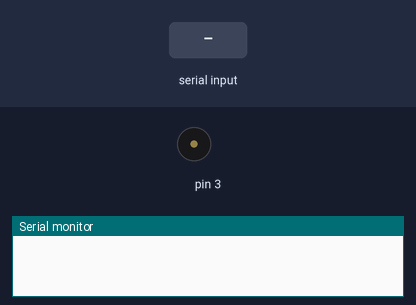
This sketch was run on a simulated Arduino Uno, built with avr-gcc and run on an emulated ATmega328P. On the bench: buzzer (waves = sounding), the last lines printed to the serial monitor. The test bench sets the inputs (shaded band).

Above: at 1.2 s.
1.3 s: "c" received over Serial
At 2.1 s:
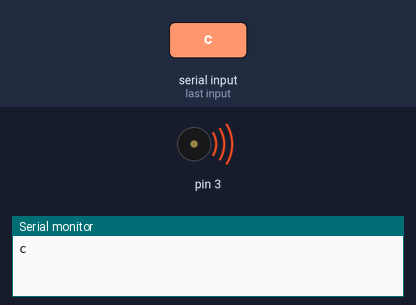
3.8 s: byte 70 ('F') received over Serial
At 5.2 s:
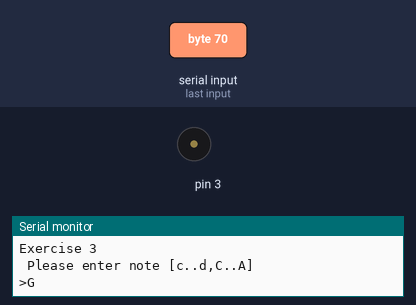
5.3 s: byte 71 ('G') received over Serial
At 6.1 s:
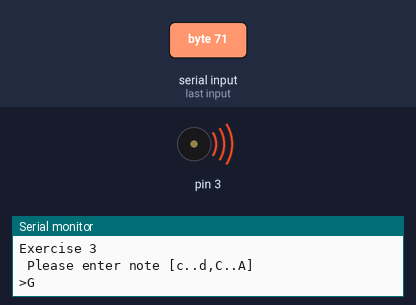
6.8 s: byte 65 ('A') received over Serial
At 8.2 s:
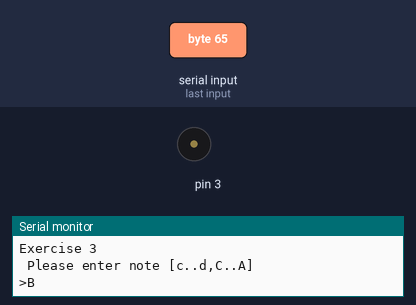
8.3 s: byte 66 ('B') received over Serial
At 8.8 s:
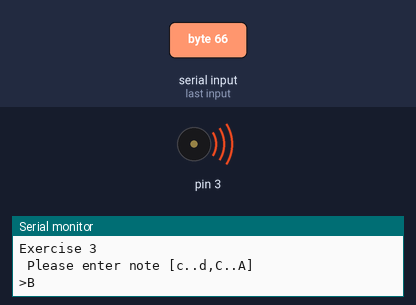
9.8 s: "d" received over Serial
At 11.9 s:
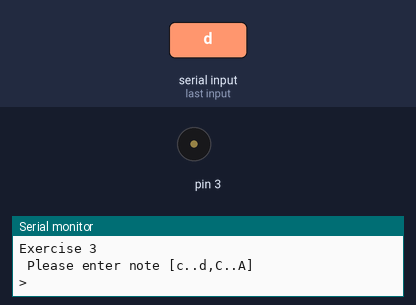
Timing chart, 0 to 12.3 s (numbered marks = the images above; inputs shaded):
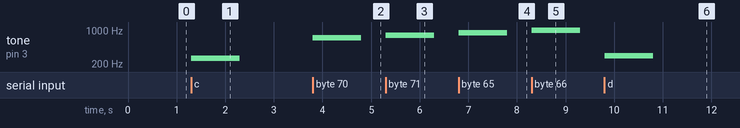

The sketch:

sketch_feb12c.ino
```cpp
void setup(){
   Serial.begin(9600);
}

void loop(){
    if(Serial.available()>0)
      {
       int key=Serial.read();
       Serial.write(key);

       switch (key){

       case 'c':
         tone(3,262,1000);
         break;
       case 'd':
         tone(3,294,1000);
         break;
       case 'e':
         tone(3,330,1000);
         break;
       case 'f':
         tone(3,350,1000);
          break;
       case 'g':
         tone(3,392,1000);
         break;
       case 'a':
         tone(3,440,1000);
         break;
       case 'b':
         tone(3,494,1000);
         break;

       case 'C':
         tone(3,523,1000);
         break;
       case 'D':
         tone(3,587,1000);
         break;
          case 'E':
         tone(3,659,1000);
         break;
          case 'F':
         tone(3,698,1000);
         break;
          case 'G':
         tone(3,784,1000);
         break;
          case 'A':
         tone(3,880,1000);
         break;
          case 'B':
         tone(3,988,1000);
         break;

         default:
         Serial.println("\nWrong Note");


      }
      delay (1300);
      menu();
      }
}

void menu(){
  Serial.println("\nExercise 3\n Please enter note [c..d,C..A]");
  Serial.print(">");
}
```

Measured:
- after the input at 1.3 s, tone on pin 3: silent → 262 Hz at once, → silent 1.0 s later
- after the input at 3.8 s, tone on pin 3: silent → 698 Hz at once, → silent 1.0 s later
- after the input at 5.3 s, tone on pin 3: silent → 784 Hz at once, → silent 1.0 s later
- after the input at 6.8 s, tone on pin 3: silent → 880 Hz at once, → silent 1.0 s later
- after the input at 8.3 s, tone on pin 3: silent → 988 Hz at once, → silent 1.0 s later
- after the input at 9.8 s, tone on pin 3: silent → 294 Hz at once, → silent 1.0 s later
